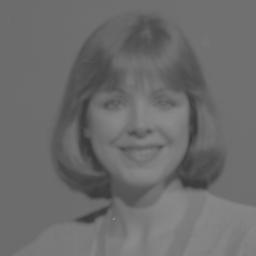
#> input picture Contrast Streching/contr2.jpg, 256 x 256 px
$ python contrst.py
#> lines starting #> are read from the running program, lines starting #| are printed output that depends on the picture
import cv2
import numpy as np
from matplotlib import pyplot as plt
import math
b=255
a=0
def contrast(name):
#> called with name = 'contr2.jpg'
    fig,axs=plt.subplots(1,4)
    img1=cv2.imread(name, cv2.IMREAD_GRAYSCALE)
#> img1 is the input picture: shape (256, 256); min 56, max 139, mean 107.8
    axs[0].imshow(cv2.cvtColor(img1,cv2.COLOR_BGR2RGB))
    hist=cv2.calcHist([img1], [0], None, [256], [0, 256])
#> hist = 256 values, max 11064 at index 108, min 0 at index 0, mean 256
    axs[1].plot(hist)
    height, width=img1.shape
#> height = 256; width = 256
    l=[]

    for i in range(height):
        for j in range(width):
            l.append(img1[i][j])
#> after the loop, l = 65536 items
    l.sort()
    for i in range(height):
        for j in range(width):
            img1[i][j]=(img1[i][j]-l[0])*((b-a)/(l[len(l)-1]-l[0]))+a
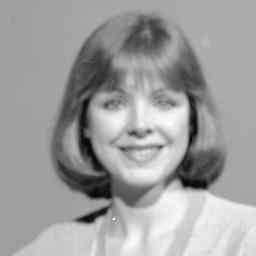
#> img1: shape (256, 256); min 0, max 255, mean 158.5

    hist1=cv2.calcHist([img1], [0], None, [256], [0, 256])
#> hist1 = 256 values, max 11064 at index 159, min 0 at index 1, mean 256
    axs[2].imshow(cv2.cvtColor(img1,cv2.COLOR_BGR2RGB))
    axs[3].plot(hist1)


# [61 lines left out: functions lim, outli, not called in this run]


#outli("contr2.jpg",10)
contrast("contr2.jpg")
plt.show()
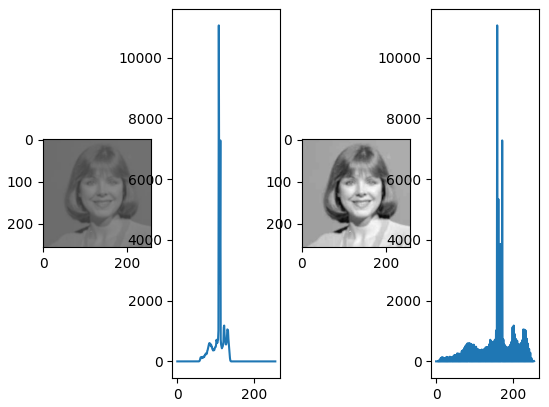
#> figure drawn by matplotlib, 4 panels; panel 2: curve peaks at x = 108, y = 11064; panel 4: curve peaks at x = 159, y = 11064
